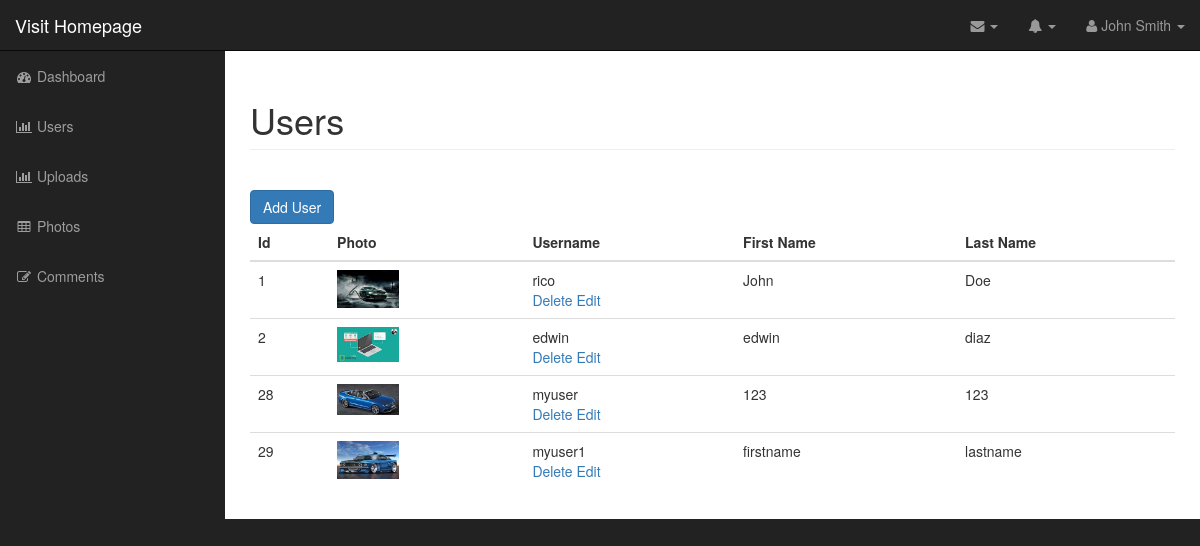
Screenshot of /admin/users.php (signed in) with the database file from the repository.
### tables this page shows
CREATE TABLE IF NOT EXISTS `users` (
  `id` int(11) NOT NULL AUTO_INCREMENT,
  `username` varchar(255) NOT NULL,
  `password` varchar(255) NOT NULL,
  `first_name` varchar(255) NOT NULL,
  `last_name` varchar(255) NOT NULL,
  `user_image` varchar(255) NOT NULL,
  PRIMARY KEY (`id`)
);

### admin/includes/database.php (called while the page is built, shortened)
<?php
class Database{
	public $connection;
	public function open_db_connection(){
		$this->connection = new mysqli(DB_HOST,DB_USER,DB_PASS,DB_NAME);
	}
	public function query($sql){
		$result = $this->connection->query($sql);
		return $result;
	}
}
$database = new Database();
?>

### admin/includes/db_object.php (called while the page is built, shortened)
<?php
class Db_object{
	public static function find_all(){
	    return static::find_by_query("SELECT * FROM `".static::$db_table."`");
	}
	public static function find_by_query($sql){
	    global $database;
		$result_set = $database->query($sql);
	    $object_array = array();
	    while($fh_row = mysqli_fetch_assoc($result_set)){
	        $object_array[]= static::instantiation($fh_row);
	    }
	    return $object_array;
	}
	public static function instantiation($the_record){
	   $thisObject = new $calling_class;
	    foreach($the_record as $the_attribute=>$value){
	        if($thisObject->has_the_attr($the_attribute)){
	                $thisObject->$the_attribute = $value;
	        }
	    }
	    return $thisObject;
	}
	private function has_the_attr($the_attribute){
	    $object_vars = get_object_vars($this);
	    return array_key_exists($the_attribute, $object_vars);
	}
}
?>

### admin/includes/users.php (called while the page is built, shortened)
<?php
class Users extends Db_object{
    public $user_image;
    public function image_path_and_placeholder(){
        return (empty($this->user_image)) ? $this->image_placeholder : $this->upload_dir.DS.$this->user_image;
    }
}
?>

### admin/users.php (the view, shortened to what this page needs)
<?php error_reporting(0); include("includes/header.php"); ?>
    <nav class="navbar navbar-inverse navbar-fixed-top" role="navigation">
       <?php  include "includes/top_nav.php"; ?>
       <?php include "includes/side_nav.php"; ?>
    </nav>
    <div id="page-wrapper">
       <div class="container-fluid">
           <div class="row">
               <div class="col-lg-12">
                   <h1 class="page-header">
                       Users
                   </h1>
                   <div class="col-lg-12">
               </div>
               <br>
                   <div>
                       <a href="add_user.php" class="btn btn-primary">Add User</a>
                   </div>
               </div>
               <div class="col-lg-12">
                  <table class="table table-hover">
                      <thead>
                          <tr>
                              <th>Id</th>
                              <th>Photo</th>
                              <th>Username</th>
                              <th>First Name</th>
                              <th>Last Name</th>
                          </tr>
                      </thead>
                      <tbody>
                          <?php
                            $users = Users::find_all();
                            foreach($users as $user){ ?>
                                <tr>
                                    <td> <?php echo $user->id; ?>
                                </td>
                                    <td> <img src="<?php echo $user->image_path_and_placeholder(); ?>" alt="<?php echo $user->username ?>" class="admin-user-thumbnail"> </td>
                                    <td><?php echo $user->username ?> <br>
                                    <div class="action_links">
                                        <a href="delete_user.php?id=<?php echo $user->id; ?>">Delete</a>
                                        <a href="edit_user.php?id=<?php echo $user->id; ?>">Edit</a>
                                    </div> </td>
                                    <td><?php echo $user->first_name ?></td>
                                    <td><?php echo $user->last_name ?></td>
                                </tr>
                           <?php }
                          ?>
                      </tbody>
                  </table>
               </div>
           </div>
       </div>
    </div>
<?php include("includes/footer.php"); ?>

### admin/css/sb-admin.css (style rules this page uses)
body { margin-top: 100px; background-color: #222; }
@media (min-width:768px) { body { margin-top: 50px; } }
#page-wrapper { width: 100%; padding: 0; background-color: #fff; }
@media (min-width:768px) { #page-wrapper { padding: 10px; } }

### admin/css/styles.css (style rules this page uses)
.admin-user-thumbnail { width: 62px; }

### rows the page displays
users: id "1", user_image (placeholder picture), username "rico", first_name "John", last_name "Doe"
users: id "2", user_image (picture), username "edwin", first_name "edwin", last_name "diaz"
users: id "28", user_image (picture), username "myuser", first_name "123", last_name "123"
users: id "29", user_image (picture), username "myuser1", first_name "firstname", last_name "lastname"
